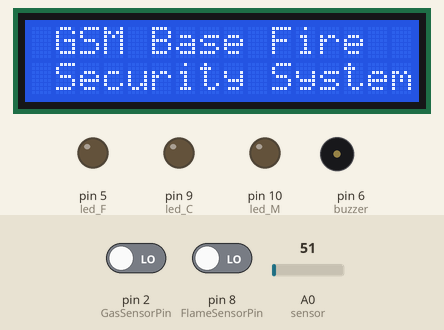
Simulated run of this sketch. Board: Arduino Uno, built with avr-gcc and run on an emulated ATmega328P. On the bench: 16×2 character LCD, output pins drawn as LEDs (lit = HIGH), buzzer (waves = sounding, pin HIGH). The inputs (shaded band) are chosen by the test bench; at power-on: pin 2 (GasSensorPin) LOW, pin 8 (FlameSensorPin) LOW, A0 (sensor) = 51. The modem accepts every AT command (registered, SIM ready, sends succeed) and sends nothing else; what the sketch prints to the serial monitor is not drawn.

Above: at 17.3 s.
At 23.4 s:
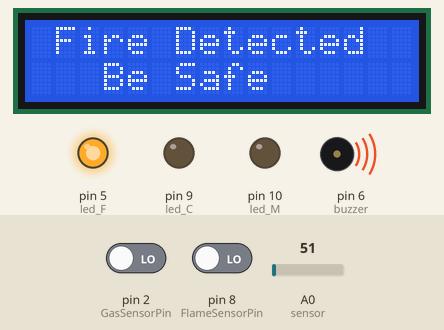
At 27.4 s:
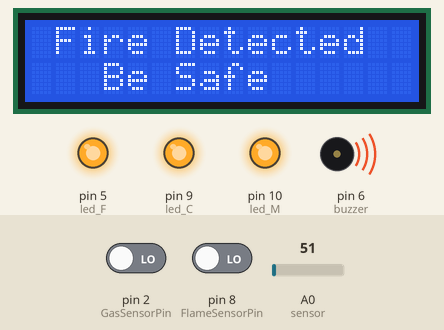
Timing chart, 0 to 28.9 s (numbered marks = the images above):
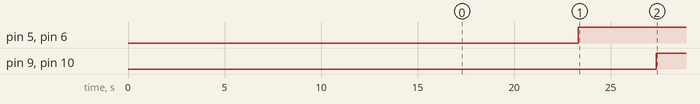

The sketch:

version27.2.ino
```cpp
#include <LiquidCrystal.h>
#include <EEPROM.h>
#include <SoftwareSerial.h>  //Create software serial object to communicate with SIM800L
SoftwareSerial GSM(11, 12);    //SIM800L Tx is 11 & Rx is 12 connected to Arduino

#include <Wire.h>
#include <LiquidCrystal_I2C.h>
LiquidCrystal_I2C lcd(0x27, 16, 2);

char phone_no[] = "+84973915035";  //change +84 with Vietnam country code and 973915035 with phone number to sms

#define FlameSensorPin 8  // choose the input pin for Flame sensor
#define GasSensorPin 2    // choose the input pin for Gas sensor
#define TempsensorPin 3   // choose the input pin for Temperature sensor
#define buzzer 6          // choose the pin for the Buzzer
#define led_C 9           // choose the pin for the Green LED Call/Message active indication
#define led_M 10          // choose the pin for the Yellow LED Message active indication
#define led_F 5           // choose the pin for the Red LED Fire detection indication
int read_value;           // variable for reading the sensorpin status
int sms_Status, call_Status;
int flag = 0;
int var_1 = 0, var_2 = 0;
char input_string[15];  // will hold the incoming character from the GSM field


int val_gas = 0;
int val_temp = 0; int temp_range = 0;
int val_flam = 0;

//----------------------------------------- SET UP ----------------------------------------------------

void setup() {
  Serial.begin(9600);              // Begin Serial communication Arduino and Arduino IDE (Serial Monitor)
  GSM.begin(9600);                 // Begin serial communication with Arduino and SIM800L
  lcd.init();                      // initialize the lcd
  lcd.backlight();                 // print a message to the LCS
  pinMode(GasSensorPin, INPUT);    // GAS sensor
  pinMode(TempsensorPin, INPUT);   // Temperature Sensor
  pinMode(led_F, OUTPUT);          // Declare Red LED as outputv - fire
  pinMode(led_C, OUTPUT);          // declare Green LED as output - call
  pinMode(led_M, OUTPUT);          // declare Yellow LED as output - message
  pinMode(buzzer, OUTPUT);         // Buzzer
  pinMode(FlameSensorPin, INPUT);  // FLame Sensor

  Serial.println("Initializing...");
  delay(1000);

  initModule("AT", "OK", 1000);                 //Once the handshake test is successful, it will back to OK
  initModule("ATE1", "OK", 1000);               //this command is used for enabling echo
  initModule("AT+CPIN?", "READY", 1000);        //this command is used to check whether SIM card is inserted in GSM Module or not
  initModule("AT+CMGF=1", "OK", 1000);          //Configuring TEXT mode
  initModule("AT+CNMI=2,2,0,0,0", "OK", 1000);  //Decides how newly arrived SMS messages should be handled
  Serial.println("Initialized Successfully");

  sendSMS(phone_no, "Start GSM Fire Alert System");
  sms_Status = EEPROM.read(1);   // read EEPROM data at address 1
  call_Status = EEPROM.read(2);  // read EEPROM data at address 2
  lcd.setCursor(0, 0);  // (col, row): move to new position, the text written to the LCS will be displayed from 0,0
  lcd.print(" GSM Base Fire     ");
  lcd.setCursor(0, 1);
  lcd.print(" Security System ");
  delay(2000);
  lcd.clear();
  Serial.println("AT+CNMI=2,2,0,0,0");  // message indication to TE
  delay(500);
  Serial.println("AT+CMGF=1");  // select message format
  delay(1000);
}

//-------------------------------------------- LOOP ---------------------------------------------------------

void loop() {
  readSMS();
  updateSerial();

  val_gas =  digitalRead(2); // gas sensor output pin connected
  val_temp = analogRead(A0); // temperature sensor output pin connected
  val_flam = digitalRead(8); // flame sensor output pin connected
  Serial.println(val_gas); // see the value in serial monitor in Arduino IDE
  Serial.println(val_temp); // see the value in serial monitor in Arduino IDE
  Serial.println(val_flam); // see the value in serial monitor in Arduino IDE
  delay(100);
  /* calculate the value (Volt) from temp sensor, lm35 range (-55,150) -> 55+150 = 205
  205*5 = 1025

  */
  if(val_gas == 0 || temp_range == 1 || val_flam == 1)  // fire
  {
   Serial.print("\r");
   delay(1000);
   Serial.print("AT+CMGF=1\r");
   digitalWrite( led_F, HIGH); // led
   digitalWrite( buzzer, HIGH); // Buzzer
   lcd.setCursor(0,0);
   lcd.print(" Fire Detected     ");
   lcd.setCursor(0,1);
   lcd.print("   Be Safe    ");
   if(flag == 0 )
   {
     flag = 1;
     if (sms_Status == 1)
     {
       sendSMS(phone_no, "Fire is Detected Alert.....!!!");
     }
     delay(1000);
     if (call_Status == 1)
     {
       callUp(phone_no);
     }
   }
    delay(1000);
    Serial.print("AT+CMGS=\"+84973915035\"\r");
    delay(1000);
    //The text of the message to be sent.
    Serial.print("Fire Alert");
    delay(1000);
    Serial.write(0x1A);
  }
  else  // not fire
  {
     digitalWrite( led_F,LOW); // led
     digitalWrite( buzzer,LOW); // Buzzer
     lcd.setCursor(0,0);
     lcd.print("  FIRE NOT    ");
     lcd.setCursor(0,1);
     lcd.print("  DETECTED    ");
     digitalWrite(buzzer, LOW);
     digitalWrite(led_F, LOW);
     flag = 0;
  }
  if (var_1 == 1)
  {
    if (!(strncmp(input_string, "Sms On", 6)))
    {
      sms_Status = 1;
      EEPROM.write(1, sms_Status);
      sendSMS(phone_no, "Message is Active");
    } else
    if (!(strncmp(input_string, "Sms Off", 7)))
    {
      sms_Status = 0;
      EEPROM.write(1, sms_Status);
      sendSMS(phone_no, "Message is Deactivate");
    } else
    if (!(strncmp(input_string, "Call On", 7)))
    {
      call_Status = 1;
      EEPROM.write(2, call_Status);
      sendSMS(phone_no, "Call is Active");
    } else
    if (!(strncmp(input_string, "Call Off", 8)))
    {
      call_Status = 0;
      EEPROM.write(2, call_Status);
      sendSMS(phone_no, "Call is Deactivate");
    }
    var_1 = 0;
    var_2 = 0;
  }
  digitalWrite(led_M, sms_Status); //LED On SMS Active, LED Off SMS Deactivate
  digitalWrite(led_C, sms_Status); //LED On Call Active, LED Off Call Deactivate
}


//--------------------------------------SEND SMS--------------------------------------------------

void sendSMS(char *number, char *msg) {
  GSM.print("AT+CMGS=\"");
  GSM.print(number);
  GSM.println("\"\r\n");
  //AT+CMGS=”Mobile Number” <ENTER> - Assigning recipient’s mobile number
  delay(500);
  GSM.println(msg);  // Message contents
  delay(500);
  GSM.write(byte(26));  //Ctrl+Z  send message command (26 in decimal).
  delay(5000);
}

//--------------------------------------CALL UP-------------------------------------------------

void callUp(char *number) {
  GSM.print("ATD +");
  GSM.print(number);  // call to the specific number
  GSM.println(";");   // ends with semi-colon
  delay(1000);
}

void readSMS() {
  while (GSM.available() > 0) {
    //------------ PIN HERE --------------//
    if (GSM.find("/786"))  //'/786' where 786 is 3 digit PIN.
    //--------- PIN HERE ---------//
    {
      delay(1000);
      while (GSM.available()) {
        char input_char = GSM.read();
        input_string[var_2++] = input_char;
        if (input_char == '/') {
          var_1 = 1;
          return;
        }
      }
    }
  }
}

//------------------------------------initModule-------------------------------------------

void initModule(String cmd, char *res, int t) {
  while(1)
  {
  Serial.println(cmd);
  GSM.println(cmd);
  delay(1000);
  // Serial.println(GSM.available());
  while (GSM.available()) {
    Serial.write(GSM.read());
    if(GSM.find(res))
    {
      Serial.println(res);
      delay(t);
      return;
    } else {
      Serial.println("Error");
      // Serial.println(GSM.read());
    }
  }
  // while (Serial.available()) {
  //   GSM.write(Serial.read());  //Forward what Serial received to Software Serial Port
  // }
  delay(t);
  }
}

//----------------------------------------updateSerial------------------------------------------------

void updateSerial() {
  delay(500);
  while (Serial.available())
  {
    GSM.write(Serial.read());//Forward what Serial received to Software Serial Port
  }
  while(GSM.available())
  {
    Serial.write(GSM.read());//Forward what Software Serial received to Serial Port
  }
}
```

Measured:
- by itself, pin 5 (led_F), pin 6 (buzzer): LOW → HIGH at 23.3 s
- by itself, pin 9 (led_C), pin 10 (led_M): LOW → HIGH at 27.4 s
- what the display in image 0 shows lasts 2.0 s, from 17.2 s to 19.2 s
